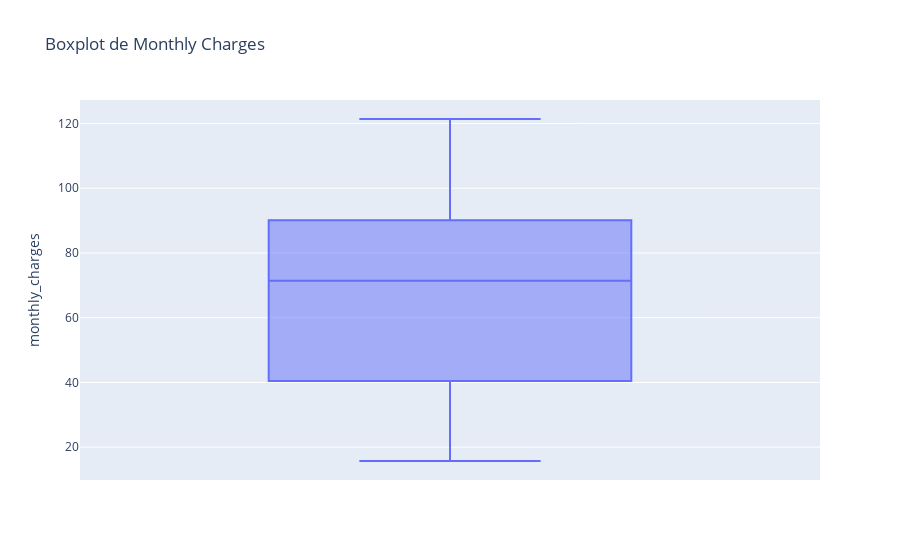

Notebook cell for this chart:
### Code cell
fig1 = px.box(df, y='monthly_charges', title='Boxplot de Monthly Charges')
fig1.show()

### Figure 1 — Plotly figure (JSON) as saved in the notebook; plotly's stock layout.template omitted (floating-point values rounded to 4 significant figures; data arrays with more than 128 entries replaced by an {"elided": "..."} marker saying what was removed)
{"data": [{"alignmentgroup": "True", "hovertemplate": "monthly_charges=%{y}<extra></extra>", "legendgroup": "", "marker": {"color": "#636efa"}, "name": "", "notched": false, "offsetgroup": "", "orientation": "v", "showlegend": false, "type": "box", "x0": " ", "xaxis": "x", "y": {"elided": "2347 float values"}, "y0": " ", "yaxis": "y"}], "layout": {"boxmode": "group", "legend": {"tracegroupgap": 0}, "title": {"text": "Boxplot de Monthly Charges"}, "xaxis": {"anchor": "y", "domain": [0, 1]}, "yaxis": {"anchor": "x", "domain": [0, 1], "title": {"text": "monthly_charges"}}}}
